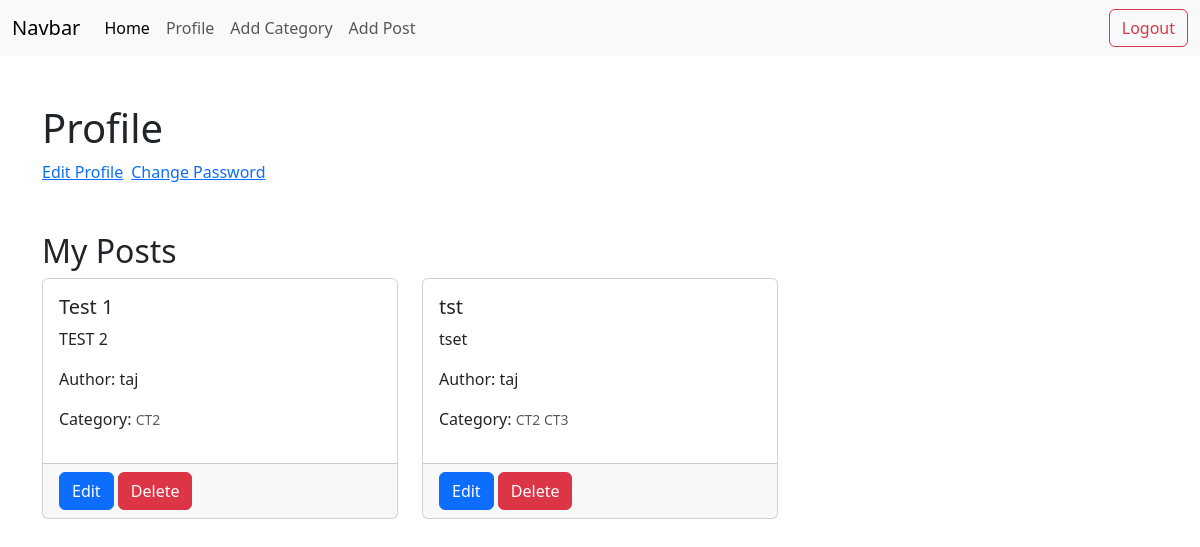
/profile/ (signed in), run on an earlier commit of the app's database.
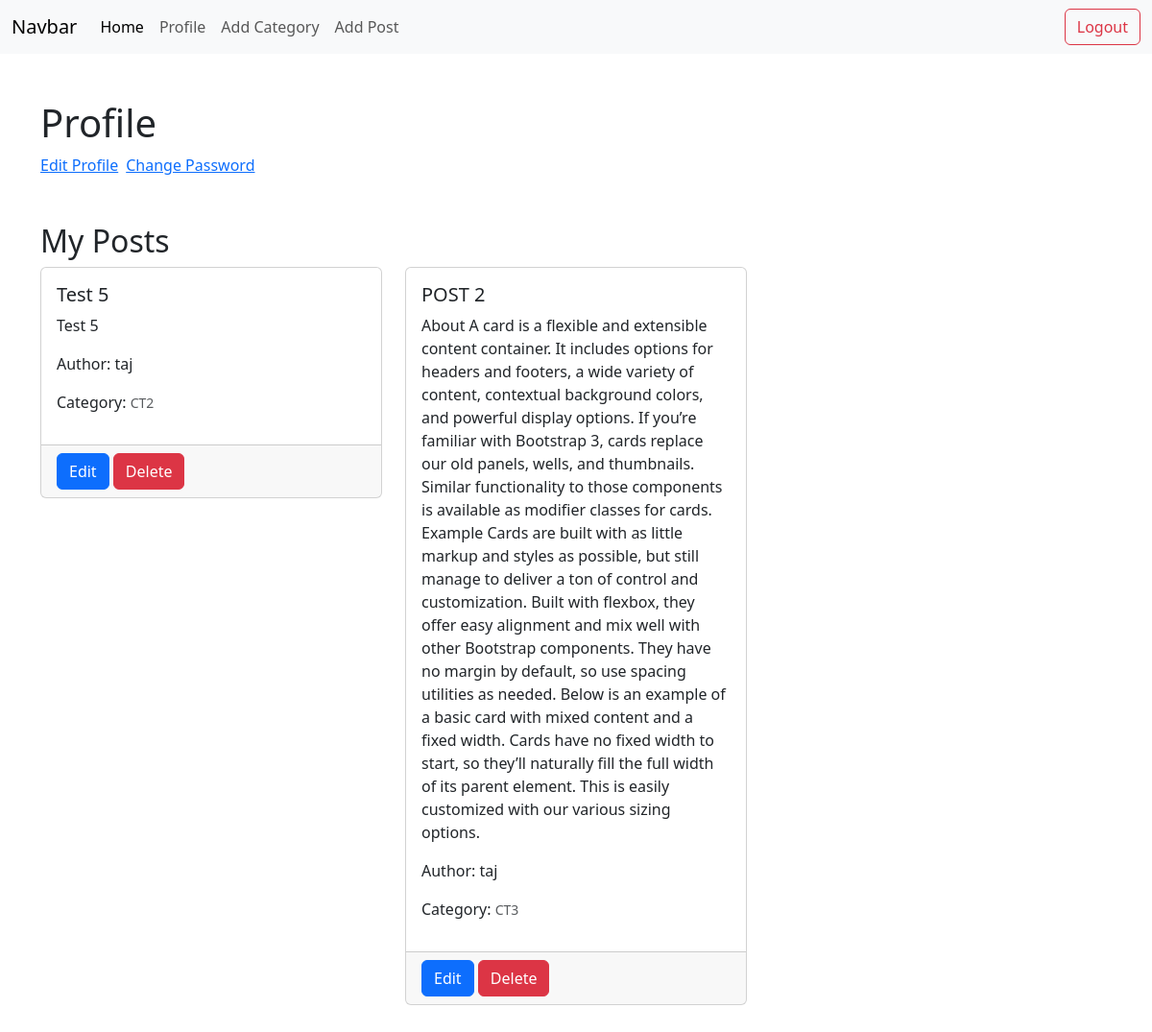
And on a later commit of the database.
### posts/models.py (models this page shows, shortened)
class Post(models.Model):
    title = models.CharField(max_length=100)
    content = models.TextField()
    category = models.ManyToManyField(Category)
    author = models.ForeignKey(User, on_delete=models.CASCADE)
    image = models.ImageField(upload_to="posts/media/uploads/", blank=True, null=True)

### categories/models.py (models this page shows, shortened)
class Category(models.Model):
    name = models.CharField(max_length=100)
    slug = models.SlugField(max_length=100, null=True, blank=True, unique=True)

### authentication/views.py (the view)
# urls.py: path('profile/', profile, name='profile'),
@login_required
def profile(request):
    my_posts = Post.objects.filter(author=request.user)
    return render(request, 'profile.html', {
        'my_posts': my_posts,
        'type': 'Profile'
    })

### authentication/templates/profile.html (shortened to what this page needs)
{% extends 'base.html' %}
{% load crispy_forms_tags %}
{% block content %}
    <h1>Profile</h1>
    {% if type == 'Profile' %}
        <div class="d-flex gap-2">
            <a href="{% url 'edit_profile' %}">
                Edit Profile
            </a>
            <a href="{% url 'password_reset' %}">Change Password</a>
        </div>
        <h2 class="mt-5">My Posts</h2>
        <div class="row">
            {% for post in my_posts %}
                <div class="col-md-4">
                    <div class="card mb-4">
                        <div class="card-body">
                            <h5 class="card-title">{{ post.title }}</h5>
                            <p class="card-text">{{ post.content }}</p>
                            <p class="card-text">Author: {{ post.author.username }}</p>
                            <p> Category:
                                <small class="text-muted">
                                    {% for category in post.category.all %}
                                        {{ category.name }}
                                    {% endfor %}
                                </small>
                            </p>
                        </div>
                        {% if request.user.is_authenticated and request.user == post.author %}
                            <div class="card-footer">
                                <a href="{% url 'edit_post' post.id %}" class="btn btn-primary">
                                    Edit
                                </a>
                                <a href="{% url 'delete_post' post.id %}" class="btn btn-danger">
                                    Delete
                                </a>
                            </div>
                        {% endif %}
                    </div>
                </div>
            {% endfor %}
        </div>
    {% endif %}
{% endblock %}

### templates/base.html (shortened to what this page needs)
<!doctype html>
<html lang="en">
<head>
    <link href="https://cdn.jsdelivr.net/npm/bootstrap@5.3.3/dist/css/bootstrap.min.css" rel="stylesheet"
>
</head>
<body>
<nav class="navbar navbar-expand-lg bg-body-tertiary">
    <div class="container-fluid">
        <a class="navbar-brand" href="#">Navbar</a>
        <div class="collapse navbar-collapse" id="navbarSupportedContent">
            <ul class="navbar-nav me-auto mb-2 mb-lg-0">
                <li class="nav-item">
                    <a class="nav-link active" aria-current="page" href="{% url 'index' %}">Home</a>
                </li>
                {% if user.is_authenticated %}
                    <li class="nav-item">
                        <a href="{% url 'profile' %}" class="nav-link">Profile</a>
                    </li>
                    <li class="nav-item">
                        <a class="nav-link" href="{% url 'add_category' %}">Add Category</a>
                    </li>
                    <li class="nav-item">
                        <a class="nav-link" href="{% url 'add_post' %}">Add Post</a>
                    </li>
                {% endif %}
            </ul>
            <div class="d-flex gap-2">
                {% if user.is_authenticated %}
                    <form action="{% url 'logout' %}" method="post">
                        <button class="btn btn-outline-danger" type="submit">Logout</button>
                    </form>
                {% else %}
                    <a href="{% url 'signup' %}" class="btn btn-outline-primary" type="submit">Register</a>
                    <a href="{% url 'login' %}" class="btn btn-outline-warning" type="submit">Login</a>
                {% endif %}
            </div>
        </div>
    </div>
</nav>
<main class="container my-5">
    {% block content %}{% endblock %}
</main>
</body>
</html>

What changed in the data, as far as the page shows it:
removed Post: title "Test 1", content "TEST 2", author.username "taj", shows "Edit", Category (name "CT2")
removed Post: title "tst", content "tset", author.username "taj", shows "Edit", Category (name "CT2"), Category (name "CT3")
added Post: title "Test 5", content "Test 5", author.username "taj", shows "Edit", Category (name "CT2")
added Post: title "POST 2", content "About A card is a flexible and extensible content container. It includes options for headers and footers, a wide variety of content, contextual background colors, and powerful display options. If you’re familiar with Bootstrap 3, cards replace our old panels, wells, and thumbnails. Similar functionality to those components is available as modifier classes for cards. Example Cards are built with as little markup and styles as possible, but still manage to deliver a ton of control and customization. Built with flexbox, they offer easy alignment and mix well with other Bootstrap components. They have no margin by default, so use spacing utilities as needed. Below is an example of a basic card…", author.username "taj", shows "Edit", Category (name "CT3")
